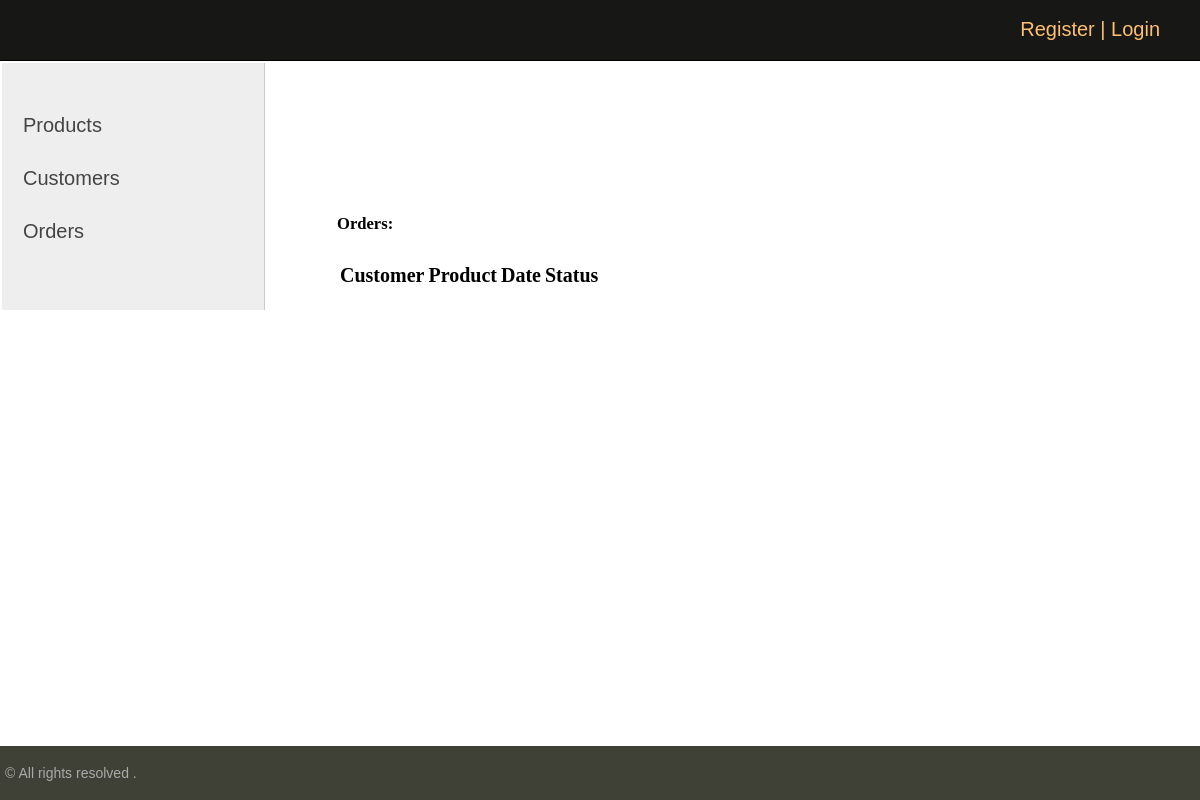
/crm/orders/, run on an earlier commit of the app's database.
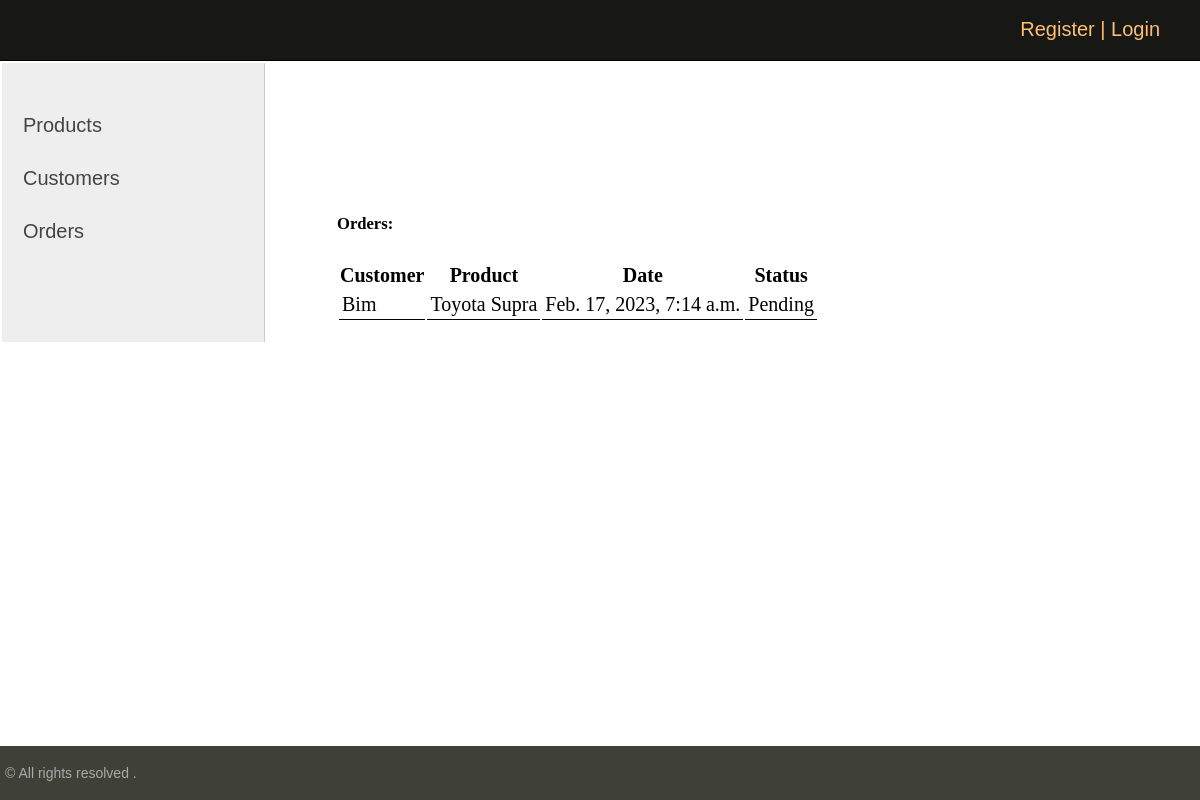
And on a later commit of the database.
### crm/models.py (models this page shows, shortened)
class Order(models.Model):
    STATUS = [
        ('Pending' , 'Pending'),
        ('Out for delivery', 'Out for delivery'),
        ('Delivered', 'Delivered'),
    ]
    URGENCY_CHOICES = [
        ('1', 'not urgent'),
        ('2', 'several days'),
        ('3', 'about a 1-2 week'),
        ('4', 'urgently'),
    ]
    customer = models.ForeignKey(Customer, null=True, on_delete=models.SET_NULL)
    product = models.ForeignKey(Product, null=True, on_delete=models.SET_NULL)
    date_created = models.DateTimeField(auto_now_add=True, null=True)
    status = models.CharField(max_length=200, null=True, choices=STATUS)
    note = models.CharField(max_length=1000, null=True)
    urgency = models.CharField(max_length=1, choices=URGENCY_CHOICES, default='1',)

class Customer(models.Model):
    name = models.CharField(max_length=200, null=True)
    phone = models.CharField(max_length=200, null=True)
    email = models.CharField(max_length=200, null=True)
    description = models.CharField(max_length=200, null=True, blank=True)
    profile_pic = models.ImageField(default='ekta dd.jpg', null=True, blank=True)
    date_created = models.DateTimeField(auto_now_add=True, null=True)
    def __str__(self):
        return f'{self.name}'

class Product(models.Model):
    category = models.ForeignKey(
        Category,
        on_delete=models.SET_NULL,
        null=True
    )
    name = models.CharField(max_length=200, null=True)
    price = models.FloatField(null=True)
    description = models.CharField(max_length=200, null=True, blank=True)
    date_created = models.DateTimeField(auto_now_add=True, null=True)
    def __str__(self):
        return f'{self.name}'

### crm/views.py (the view)
# urls.py: path('orders/', ShowOrders.as_view(), name='show-orders'),
class ShowOrders(DataMixin, ListView):
    model = Order
    template_name = 'crm/orders_list.html'
    context_object_name = 'orders'
    def get_queryset(self):
        return Order.objects.all().order_by('-date_created')
    def get_context_data(self, *, object_list=None, **kwargs):
        context = super().get_context_data(**kwargs)
        c_def = self.get_user_context(title='orders')
        return dict(list(context.items()) + list(c_def.items()))

### crm/utils.py (called while the page is built)
    def get_user_context(self, **kwargs):
        context = kwargs
        user_menu = menu.copy()
        if not self.request.user.is_authenticated:
            user_menu.pop(1)
        context['menu'] = user_menu
        return context

### crm/templates/crm/orders_list.html
{%  extends 'crm/base.html' %}
{% block content %}
		<br>
	<div class="list-elements">
		<div class="row">
			<div class="col-md">
				<div class="card card-body">
					<h5>Orders:</h5>
				</div>
				<div class="card card-body">
					<table class="table">
						<tr>
							<th>Customer</th>
							<th>Product</th>
							<th>Date</th>
							<th>Status</th>
						</tr>
                        {% for item in orders %}
                            <tr>
                                <td>{{item.customer}}</td>
								<td>{{item.product}}</td>
								<td>{{item.date_created}}</td>
								<td>{{item.status}}</td>
							</tr>
                        {% endfor %}
					</table>
				</div>
			</div>
		</div>
	</div>
{% endblock content %}

What changed in the data, as far as the page shows it:
added Order: customer "Bim", product "Toyota Supra", date_created "Feb. 17, 2023, 7:14 a.m.", status "Pending"
